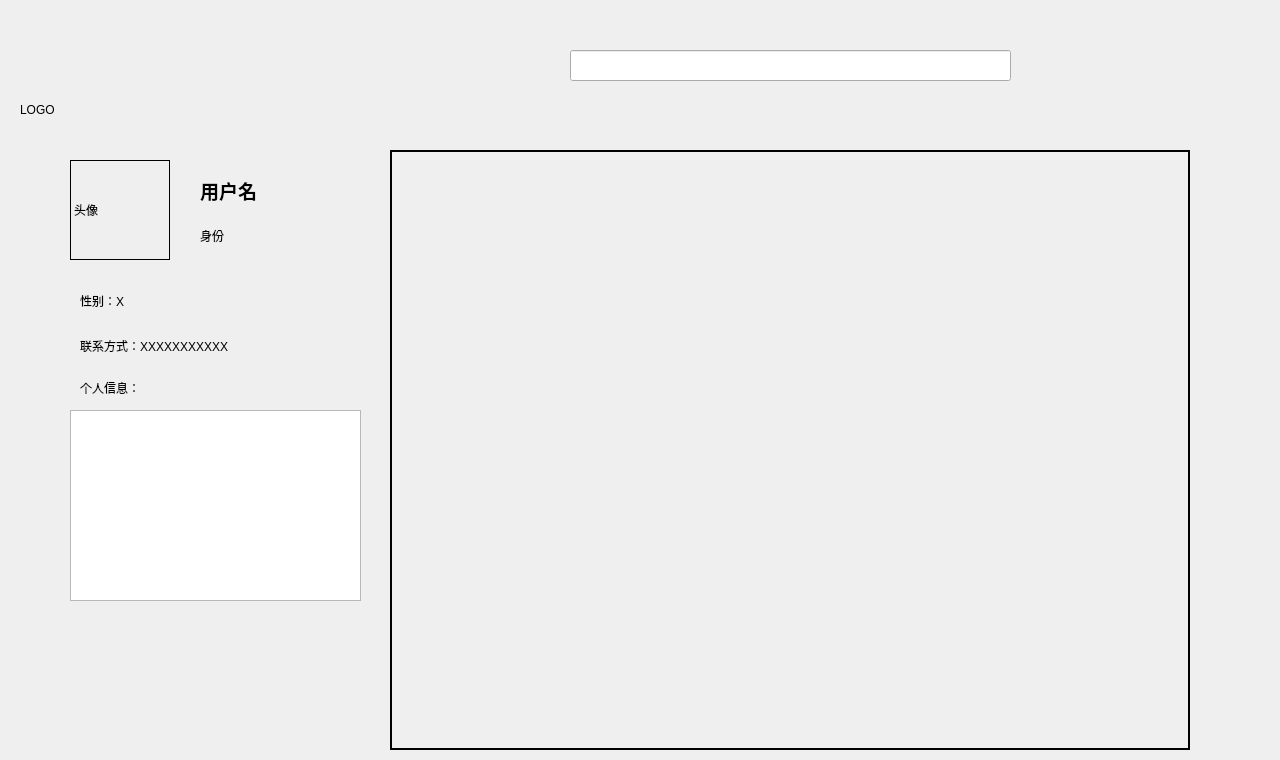
<?xml version="1.0" encoding="UTF-8"?>
<ui version="4.0">
 <class>Widget</class>
 <widget class="QWidget" name="Widget">
  <property name="geometry">
   <rect>
    <x>0</x>
    <y>0</y>
    <width>1280</width>
    <height>760</height>
   </rect>
  </property>
  <property name="minimumSize">
   <size>
    <width>1280</width>
    <height>760</height>
   </size>
  </property>
  <property name="maximumSize">
   <size>
    <width>1280</width>
    <height>760</height>
   </size>
  </property>
  <property name="windowTitle">
   <string>Widget</string>
  </property>
  <widget class="QWidget" name="widget" native="true">
   <property name="geometry">
    <rect>
     <x>390</x>
     <y>30</y>
     <width>800</width>
     <height>720</height>
    </rect>
   </property>
   <property name="minimumSize">
    <size>
     <width>800</width>
     <height>720</height>
    </size>
   </property>
   <property name="maximumSize">
    <size>
     <width>800</width>
     <height>720</height>
    </size>
   </property>
   <widget class="QLineEdit" name="lineEdit">
    <property name="geometry">
     <rect>
      <x>180</x>
      <y>20</y>
      <width>441</width>
      <height>31</height>
     </rect>
    </property>
   </widget>
   <widget class="QStackedWidget" name="stackedWidget">
    <property name="geometry">
     <rect>
      <x>0</x>
      <y>120</y>
      <width>800</width>
      <height>600</height>
     </rect>
    </property>
    <property name="minimumSize">
     <size>
      <width>800</width>
      <height>600</height>
     </size>
    </property>
    <property name="maximumSize">
     <size>
      <width>800</width>
      <height>600</height>
     </size>
    </property>
    <property name="frameShape">
     <enum>QFrame::WinPanel</enum>
    </property>
    <property name="currentIndex">
     <number>3</number>
    </property>
    <widget class="QWidget" name="page">
     <widget class="QScrollArea" name="scrollArea">
      <property name="geometry">
       <rect>
        <x>0</x>
        <y>0</y>
        <width>800</width>
        <height>591</height>
       </rect>
      </property>
      <property name="minimumSize">
       <size>
        <width>800</width>
        <height>591</height>
       </size>
      </property>
      <property name="maximumSize">
       <size>
        <width>800</width>
        <height>591</height>
       </size>
      </property>
      <property name="verticalScrollBarPolicy">
       <enum>Qt::ScrollBarAlwaysOn</enum>
      </property>
      <property name="widgetResizable">
       <bool>true</bool>
      </property>
      <widget class="QWidget" name="scrollAreaWidgetContents">
       <property name="geometry">
        <rect>
         <x>0</x>
         <y>0</y>
         <width>772</width>
         <height>843</height>
        </rect>
       </property>
       <layout class="QVBoxLayout" name="verticalLayout_2">
        <item>
         <widget class="Rizhi" name="widget_2" native="true">
          <property name="minimumSize">
           <size>
            <width>750</width>
            <height>200</height>
           </size>
          </property>
          <property name="maximumSize">
           <size>
            <width>750</width>
            <height>200</height>
           </size>
          </property>
          <widget class="Rizhi" name="widget_8" native="true">
           <property name="geometry">
            <rect>
             <x>0</x>
             <y>0</y>
             <width>750</width>
             <height>200</height>
            </rect>
           </property>
           <property name="minimumSize">
            <size>
             <width>750</width>
             <height>200</height>
            </size>
           </property>
           <property name="maximumSize">
            <size>
             <width>750</width>
             <height>200</height>
            </size>
           </property>
          </widget>
         </widget>
        </item>
        <item>
         <widget class="Gonggao" name="widget_6" native="true">
          <property name="minimumSize">
           <size>
            <width>750</width>
            <height>200</height>
           </size>
          </property>
          <property name="maximumSize">
           <size>
            <width>750</width>
            <height>200</height>
           </size>
          </property>
         </widget>
        </item>
        <item>
         <widget class="Yueche" name="widget_7" native="true">
          <property name="minimumSize">
           <size>
            <width>750</width>
            <height>200</height>
           </size>
          </property>
          <property name="maximumSize">
           <size>
            <width>750</width>
            <height>200</height>
           </size>
          </property>
         </widget>
        </item>
        <item>
         <widget class="Rizhi" name="widget_9" native="true">
          <property name="minimumSize">
           <size>
            <width>750</width>
            <height>200</height>
           </size>
          </property>
          <property name="maximumSize">
           <size>
            <width>750</width>
            <height>200</height>
           </size>
          </property>
         </widget>
        </item>
       </layout>
      </widget>
     </widget>
    </widget>
    <widget class="QWidget" name="page_2">
     <widget class="QScrollArea" name="scrollArea_2">
      <property name="geometry">
       <rect>
        <x>0</x>
        <y>0</y>
        <width>0</width>
        <height>0</height>
       </rect>
      </property>
      <property name="minimumSize">
       <size>
        <width>0</width>
        <height>0</height>
       </size>
      </property>
      <property name="maximumSize">
       <size>
        <width>0</width>
        <height>0</height>
       </size>
      </property>
      <property name="frameShape">
       <enum>QFrame::NoFrame</enum>
      </property>
      <property name="widgetResizable">
       <bool>true</bool>
      </property>
      <widget class="QWidget" name="scrollAreaWidgetContents_2">
       <property name="geometry">
        <rect>
         <x>0</x>
         <y>0</y>
         <width>98</width>
         <height>28</height>
        </rect>
       </property>
      </widget>
     </widget>
    </widget>
    <widget class="QWidget" name="page_3"/>
    <widget class="QWidget" name="page_4">
     <widget class="QScrollArea" name="scrollArea_4">
      <property name="geometry">
       <rect>
        <x>0</x>
        <y>0</y>
        <width>0</width>
        <height>0</height>
       </rect>
      </property>
      <property name="minimumSize">
       <size>
        <width>0</width>
        <height>0</height>
       </size>
      </property>
      <property name="maximumSize">
       <size>
        <width>0</width>
        <height>0</height>
       </size>
      </property>
      <property name="frameShape">
       <enum>QFrame::NoFrame</enum>
      </property>
      <property name="widgetResizable">
       <bool>true</bool>
      </property>
      <widget class="QWidget" name="scrollAreaWidgetContents_4">
       <property name="geometry">
        <rect>
         <x>0</x>
         <y>0</y>
         <width>16</width>
         <height>16</height>
        </rect>
       </property>
      </widget>
     </widget>
    </widget>
   </widget>
  </widget>
  <widget class="QWidget" name="widget_information" native="true">
   <property name="geometry">
    <rect>
     <x>60</x>
     <y>150</y>
     <width>320</width>
     <height>580</height>
    </rect>
   </property>
   <property name="minimumSize">
    <size>
     <width>320</width>
     <height>580</height>
    </size>
   </property>
   <property name="maximumSize">
    <size>
     <width>320</width>
     <height>580</height>
    </size>
   </property>
   <widget class="QLabel" name="label_3">
    <property name="geometry">
     <rect>
      <x>20</x>
      <y>140</y>
      <width>91</width>
      <height>21</height>
     </rect>
    </property>
    <property name="text">
     <string>性别：X</string>
    </property>
   </widget>
   <widget class="QLabel" name="label_2">
    <property name="geometry">
     <rect>
      <x>140</x>
      <y>20</y>
      <width>101</width>
      <height>41</height>
     </rect>
    </property>
    <property name="font">
     <font>
      <family>Agency FB</family>
      <pointsize>14</pointsize>
      <weight>75</weight>
      <bold>true</bold>
     </font>
    </property>
    <property name="text">
     <string>用户名</string>
    </property>
   </widget>
   <widget class="QLabel" name="label_4">
    <property name="geometry">
     <rect>
      <x>140</x>
      <y>70</y>
      <width>91</width>
      <height>31</height>
     </rect>
    </property>
    <property name="text">
     <string>身份</string>
    </property>
   </widget>
   <widget class="QLabel" name="label_5">
    <property name="geometry">
     <rect>
      <x>20</x>
      <y>180</y>
      <width>181</width>
      <height>31</height>
     </rect>
    </property>
    <property name="text">
     <string>联系方式：XXXXXXXXXXX</string>
    </property>
   </widget>
   <widget class="QLabel" name="label_6">
    <property name="geometry">
     <rect>
      <x>20</x>
      <y>230</y>
      <width>72</width>
      <height>15</height>
     </rect>
    </property>
    <property name="text">
     <string>个人信息：</string>
    </property>
   </widget>
   <widget class="QTextEdit" name="textEdit">
    <property name="geometry">
     <rect>
      <x>10</x>
      <y>260</y>
      <width>291</width>
      <height>191</height>
     </rect>
    </property>
   </widget>
   <widget class="QLabel" name="label_7">
    <property name="geometry">
     <rect>
      <x>10</x>
      <y>10</y>
      <width>100</width>
      <height>100</height>
     </rect>
    </property>
    <property name="minimumSize">
     <size>
      <width>100</width>
      <height>100</height>
     </size>
    </property>
    <property name="maximumSize">
     <size>
      <width>100</width>
      <height>100</height>
     </size>
    </property>
    <property name="frameShape">
     <enum>QFrame::Box</enum>
    </property>
    <property name="text">
     <string>头像</string>
    </property>
   </widget>
  </widget>
  <widget class="QLabel" name="label_wenzi">
   <property name="geometry">
    <rect>
     <x>160</x>
     <y>50</y>
     <width>200</width>
     <height>75</height>
    </rect>
   </property>
   <property name="minimumSize">
    <size>
     <width>200</width>
     <height>75</height>
    </size>
   </property>
   <property name="maximumSize">
    <size>
     <width>200</width>
     <height>75</height>
    </size>
   </property>
   <property name="text">
    <string/>
   </property>
  </widget>
  <widget class="QLabel" name="label_logo">
   <property name="geometry">
    <rect>
     <x>20</x>
     <y>10</y>
     <width>200</width>
     <height>200</height>
    </rect>
   </property>
   <property name="minimumSize">
    <size>
     <width>200</width>
     <height>200</height>
    </size>
   </property>
   <property name="maximumSize">
    <size>
     <width>200</width>
     <height>200</height>
    </size>
   </property>
   <property name="text">
    <string>LOGO</string>
   </property>
  </widget>
  <widget class="QScrollArea" name="scrollArea_3">
   <property name="geometry">
    <rect>
     <x>720</x>
     <y>410</y>
     <width>0</width>
     <height>0</height>
    </rect>
   </property>
   <property name="minimumSize">
    <size>
     <width>0</width>
     <height>0</height>
    </size>
   </property>
   <property name="maximumSize">
    <size>
     <width>0</width>
     <height>0</height>
    </size>
   </property>
   <property name="frameShape">
    <enum>QFrame::Panel</enum>
   </property>
   <property name="verticalScrollBarPolicy">
    <enum>Qt::ScrollBarAlwaysOn</enum>
   </property>
   <property name="widgetResizable">
    <bool>true</bool>
   </property>
   <widget class="QWidget" name="scrollAreaWidgetContents_3">
    <property name="geometry">
     <rect>
      <x>0</x>
      <y>0</y>
      <width>16</width>
      <height>16</height>
     </rect>
    </property>
   </widget>
  </widget>
 </widget>
 <customwidgets>
  <customwidget>
   <class>Rizhi</class>
   <extends>QWidget</extends>
   <header location="global">rizhi.h</header>
   <container>1</container>
  </customwidget>
  <customwidget>
   <class>Gonggao</class>
   <extends>QWidget</extends>
   <header location="global">gonggao.h</header>
   <container>1</container>
  </customwidget>
  <customwidget>
   <class>Yueche</class>
   <extends>QWidget</extends>
   <header location="global">yueche.h</header>
   <container>1</container>
  </customwidget>
 </customwidgets>
 <resources/>
 <connections/>
</ui>
